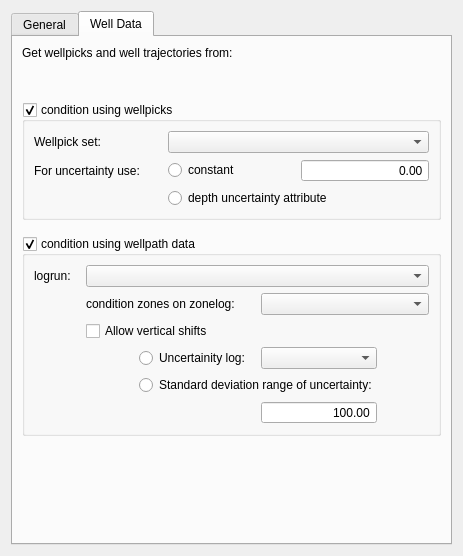
<?xml version="1.0" encoding="UTF-8"?>
<ui version="4.0">
 <class>HUMPanel</class>
 <widget class="QWidget" name="HUMPanel">
  <property name="geometry">
   <rect>
    <x>0</x>
    <y>0</y>
    <width>463</width>
    <height>556</height>
   </rect>
  </property>
  <property name="windowTitle">
   <string>Form</string>
  </property>
  <layout class="QVBoxLayout" name="verticalLayout_9">
   <item>
    <widget class="QTabWidget" name="main_tab_widget_">
     <property name="currentIndex">
      <number>1</number>
     </property>
     <widget class="QWidget" name="general_tab_">
      <attribute name="title">
       <string>General</string>
      </attribute>
      <layout class="QVBoxLayout" name="verticalLayout_6">
       <item>
        <layout class="QVBoxLayout" name="verticalLayout">
         <item>
          <widget class="QLabel" name="horizon_model_label_">
           <property name="text">
            <string>Input horizon model:</string>
           </property>
          </widget>
         </item>
         <item>
          <layout class="QHBoxLayout" name="horizontalLayout">
           <item>
            <spacer name="horizontalSpacer">
             <property name="orientation">
              <enum>Qt::Horizontal</enum>
             </property>
             <property name="sizeType">
              <enum>QSizePolicy::Fixed</enum>
             </property>
             <property name="sizeHint" stdset="0">
              <size>
               <width>18</width>
               <height>20</height>
              </size>
             </property>
            </spacer>
           </item>
           <item>
            <widget class="QtCompComboBox" name="input_hmodel_"/>
           </item>
          </layout>
         </item>
         <item>
          <spacer name="verticalSpacer">
           <property name="orientation">
            <enum>Qt::Vertical</enum>
           </property>
           <property name="sizeType">
            <enum>QSizePolicy::Fixed</enum>
           </property>
           <property name="sizeHint" stdset="0">
            <size>
             <width>20</width>
             <height>18</height>
            </size>
           </property>
          </spacer>
         </item>
        </layout>
       </item>
       <item>
        <layout class="QVBoxLayout" name="verticalLayout_3">
         <item>
          <widget class="QLabel" name="mode_label_">
           <property name="text">
            <string>For each input horizon create:</string>
           </property>
          </widget>
         </item>
         <item>
          <layout class="QHBoxLayout" name="horizontalLayout_2">
           <item>
            <spacer name="horizontalSpacer_2">
             <property name="orientation">
              <enum>Qt::Horizontal</enum>
             </property>
             <property name="sizeType">
              <enum>QSizePolicy::Fixed</enum>
             </property>
             <property name="sizeHint" stdset="0">
              <size>
               <width>18</width>
               <height>20</height>
              </size>
             </property>
            </spacer>
           </item>
           <item>
            <layout class="QVBoxLayout" name="verticalLayout_2">
             <item>
              <widget class="QRadioButton" name="prediction_radio_">
               <property name="text">
                <string>one unique surface using prediction</string>
               </property>
              </widget>
             </item>
             <item>
              <widget class="QRadioButton" name="simulation_radio_">
               <property name="text">
                <string>one realization using stochastic simulation</string>
               </property>
              </widget>
             </item>
            </layout>
           </item>
          </layout>
         </item>
         <item>
          <spacer name="verticalSpacer_2">
           <property name="orientation">
            <enum>Qt::Vertical</enum>
           </property>
           <property name="sizeType">
            <enum>QSizePolicy::Fixed</enum>
           </property>
           <property name="sizeHint" stdset="0">
            <size>
             <width>20</width>
             <height>38</height>
            </size>
           </property>
          </spacer>
         </item>
        </layout>
       </item>
       <item>
        <layout class="QVBoxLayout" name="verticalLayout_5">
         <item>
          <widget class="QLabel" name="output_structural_model_label_">
           <property name="text">
            <string>Output structural model:</string>
           </property>
          </widget>
         </item>
         <item>
          <layout class="QHBoxLayout" name="horizontalLayout_4">
           <item>
            <spacer name="horizontalSpacer_4">
             <property name="orientation">
              <enum>Qt::Horizontal</enum>
             </property>
             <property name="sizeType">
              <enum>QSizePolicy::Fixed</enum>
             </property>
             <property name="sizeHint" stdset="0">
              <size>
               <width>18</width>
               <height>20</height>
              </size>
             </property>
            </spacer>
           </item>
           <item>
            <widget class="QtCompComboBox" name="output_smodel_">
             <property name="editable">
              <bool>true</bool>
             </property>
            </widget>
           </item>
          </layout>
         </item>
        </layout>
       </item>
       <item>
        <spacer name="verticalSpacer_4">
         <property name="orientation">
          <enum>Qt::Vertical</enum>
         </property>
         <property name="sizeHint" stdset="0">
          <size>
           <width>20</width>
           <height>40</height>
          </size>
         </property>
        </spacer>
       </item>
      </layout>
     </widget>
     <widget class="QWidget" name="well_data_tab_">
      <attribute name="title">
       <string>Well Data</string>
      </attribute>
      <layout class="QVBoxLayout" name="verticalLayout_8">
       <item>
        <layout class="QVBoxLayout" name="verticalLayout_7">
         <item>
          <widget class="QLabel" name="wells_label_">
           <property name="text">
            <string>Get wellpicks and well trajectories from:</string>
           </property>
          </widget>
         </item>
         <item>
          <layout class="QHBoxLayout" name="horizontalLayout_5">
           <item>
            <spacer name="horizontalSpacer_5">
             <property name="orientation">
              <enum>Qt::Horizontal</enum>
             </property>
             <property name="sizeType">
              <enum>QSizePolicy::Fixed</enum>
             </property>
             <property name="sizeHint" stdset="0">
              <size>
               <width>18</width>
               <height>20</height>
              </size>
             </property>
            </spacer>
           </item>
           <item>
            <widget class="WObjectsSelector" name="wells_selector_combo_" native="true"/>
           </item>
          </layout>
         </item>
        </layout>
       </item>
       <item>
        <spacer name="verticalSpacer_6">
         <property name="orientation">
          <enum>Qt::Vertical</enum>
         </property>
         <property name="sizeType">
          <enum>QSizePolicy::Fixed</enum>
         </property>
         <property name="sizeHint" stdset="0">
          <size>
           <width>20</width>
           <height>10</height>
          </size>
         </property>
        </spacer>
       </item>
       <item>
        <widget class="QGroupBox" name="wellpicks_group_">
         <property name="title">
          <string>condition using wellpicks</string>
         </property>
         <property name="checkable">
          <bool>true</bool>
         </property>
         <layout class="QGridLayout" name="gridLayout">
          <item row="0" column="0">
           <widget class="QLabel" name="wellpickset_label_">
            <property name="text">
             <string>Wellpick set:</string>
            </property>
           </widget>
          </item>
          <item row="0" column="1" colspan="2">
           <widget class="QComboBox" name="wellpick_set_combo_"/>
          </item>
          <item row="1" column="0">
           <widget class="QLabel" name="uncertainty_label_">
            <property name="text">
             <string>For uncertainty use:</string>
            </property>
           </widget>
          </item>
          <item row="1" column="1">
           <widget class="QRadioButton" name="constant_radio_">
            <property name="text">
             <string>constant</string>
            </property>
           </widget>
          </item>
          <item row="1" column="2">
           <widget class="QDoubleSpinBox" name="constant_edit_">
            <property name="alignment">
             <set>Qt::AlignRight|Qt::AlignTrailing|Qt::AlignVCenter</set>
            </property>
            <property name="buttonSymbols">
             <enum>QAbstractSpinBox::NoButtons</enum>
            </property>
            <property name="maximum">
             <double>100000000.000000000000000</double>
            </property>
           </widget>
          </item>
          <item row="2" column="1" colspan="2">
           <widget class="QRadioButton" name="attribute_radio_">
            <property name="text">
             <string>depth uncertainty attribute</string>
            </property>
           </widget>
          </item>
         </layout>
        </widget>
       </item>
       <item>
        <spacer name="verticalSpacer_7">
         <property name="orientation">
          <enum>Qt::Vertical</enum>
         </property>
         <property name="sizeType">
          <enum>QSizePolicy::Fixed</enum>
         </property>
         <property name="sizeHint" stdset="0">
          <size>
           <width>20</width>
           <height>10</height>
          </size>
         </property>
        </spacer>
       </item>
       <item>
        <widget class="QGroupBox" name="wellpath_group_">
         <property name="title">
          <string>condition using wellpath data</string>
         </property>
         <property name="checkable">
          <bool>true</bool>
         </property>
         <layout class="QGridLayout" name="gridLayout_2">
          <item row="1" column="1" colspan="2">
           <widget class="QLabel" name="zonelog_label_">
            <property name="text">
             <string>condition zones on zonelog:</string>
            </property>
           </widget>
          </item>
          <item row="5" column="3">
           <widget class="QDoubleSpinBox" name="sd_range_uncertainty_spinner_">
            <property name="alignment">
             <set>Qt::AlignRight|Qt::AlignTrailing|Qt::AlignVCenter</set>
            </property>
            <property name="buttonSymbols">
             <enum>QAbstractSpinBox::NoButtons</enum>
            </property>
            <property name="maximum">
             <double>1000.000000000000000</double>
            </property>
            <property name="value">
             <double>100.000000000000000</double>
            </property>
           </widget>
          </item>
          <item row="1" column="3" colspan="2">
           <widget class="QComboBox" name="zonelog_combo_"/>
          </item>
          <item row="2" column="1" colspan="3">
           <widget class="QCheckBox" name="vertical_shift_checkbox_">
            <property name="text">
             <string>Allow vertical shifts</string>
            </property>
           </widget>
          </item>
          <item row="4" column="2" colspan="2">
           <widget class="QRadioButton" name="sd_range_uncertainty_radio_">
            <property name="text">
             <string>Standard deviation range of uncertainty:</string>
            </property>
           </widget>
          </item>
          <item row="0" column="0">
           <widget class="QLabel" name="logrun_label_">
            <property name="text">
             <string>logrun:</string>
            </property>
           </widget>
          </item>
          <item row="0" column="1" colspan="4">
           <widget class="QComboBox" name="logrun_combo_"/>
          </item>
          <item row="3" column="2">
           <widget class="QRadioButton" name="uncertainty_log_radio_">
            <property name="text">
             <string>Uncertainity log:</string>
            </property>
           </widget>
          </item>
          <item row="3" column="3">
           <widget class="QComboBox" name="uncertainty_log_combo_"/>
          </item>
         </layout>
        </widget>
       </item>
       <item>
        <spacer name="verticalSpacer_5">
         <property name="orientation">
          <enum>Qt::Vertical</enum>
         </property>
         <property name="sizeHint" stdset="0">
          <size>
           <width>20</width>
           <height>40</height>
          </size>
         </property>
        </spacer>
       </item>
      </layout>
     </widget>
    </widget>
   </item>
  </layout>
 </widget>
 <customwidgets>
  <customwidget>
   <class>WObjectsSelector</class>
   <extends>QWidget</extends>
   <header location="global">panel/ui/wobjectsselector.h</header>
   <container>1</container>
  </customwidget>
  <customwidget>
   <class>QtCompComboBox</class>
   <extends>QComboBox</extends>
   <header>uiqt/qtcompcombobox.h</header>
  </customwidget>
 </customwidgets>
 <resources/>
 <connections/>
</ui>
